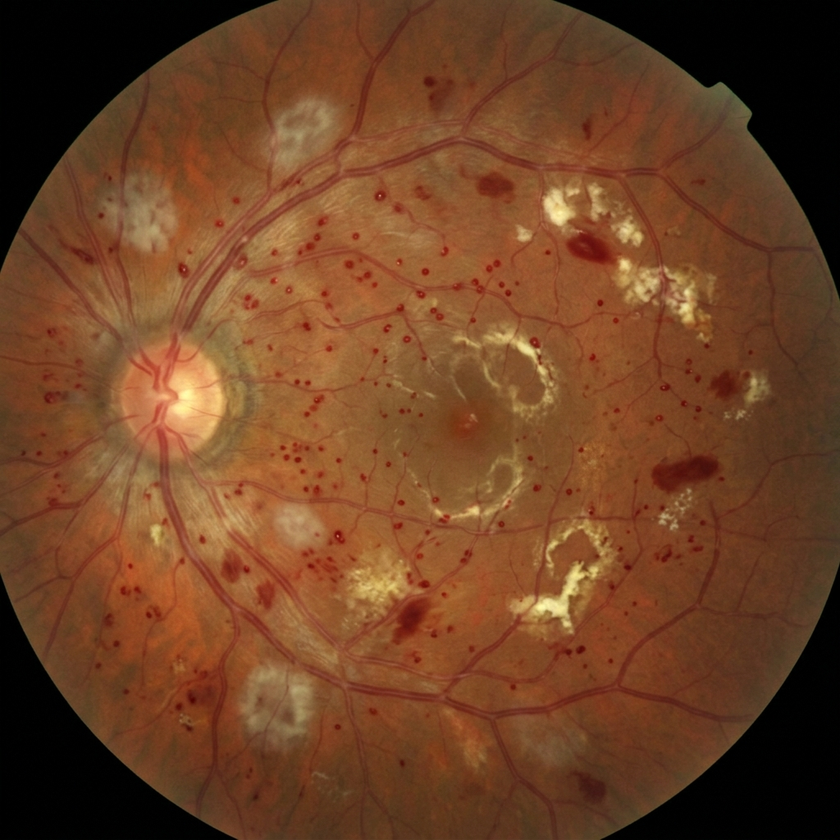
#> input picture Demo de TDP1/assets/images/fundus_diabetic_retinopathy.png, 840 x 840 px, shrunk from 1024 x 1024 before the run
$ python -i extract_fov_metrics.py   (imports and definitions only)
#> lines starting #> are read from the running program, lines starting #| are printed output that depends on the picture; after the words box and inside, x2 and y2 are one past the last pixel; in counts of white or black regions, pixels touching at a corner belong together
#> further down, picture is the input picture: shape (840, 840, 3); mean B, G, R 37.2, 65.8, 109.8
from argparse import ArgumentParser
from pathlib import Path
import csv

import cv2
import numpy as np


FOV_THRESHOLD = 10
MORPH_KERNEL_SIZE = 15


def detect_fov(image_bgr: np.ndarray) -> np.ndarray:
    gray = cv2.cvtColor(
        image_bgr,
        cv2.COLOR_BGR2GRAY
    )
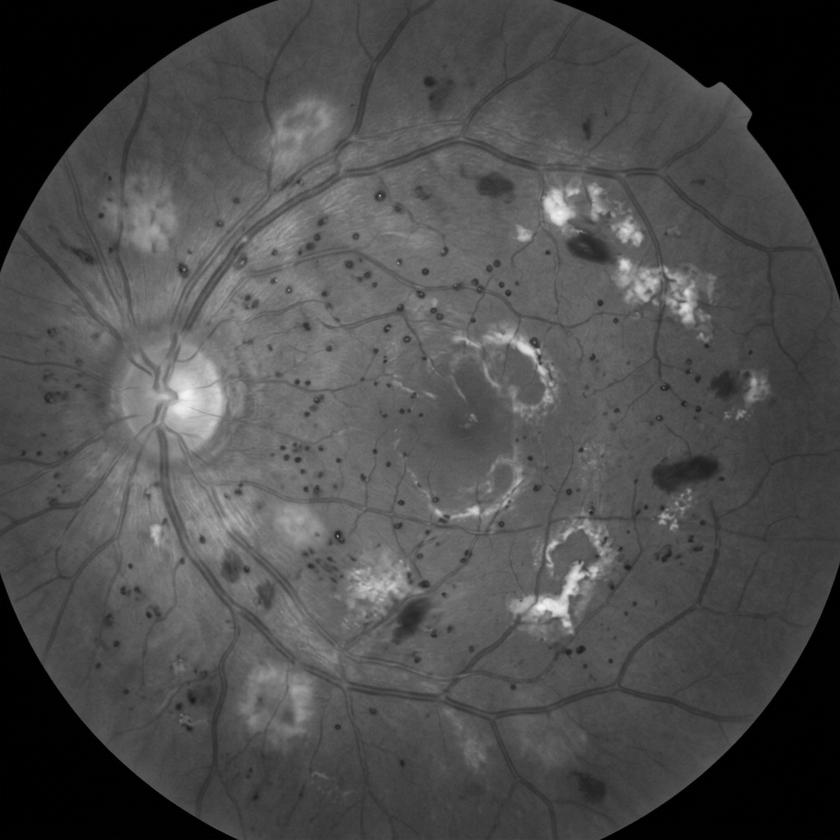
#> gray: shape (840, 840); min 0, max 244, mean 75.7

    binary = (
        gray > FOV_THRESHOLD
    ).astype(np.uint8) * 255
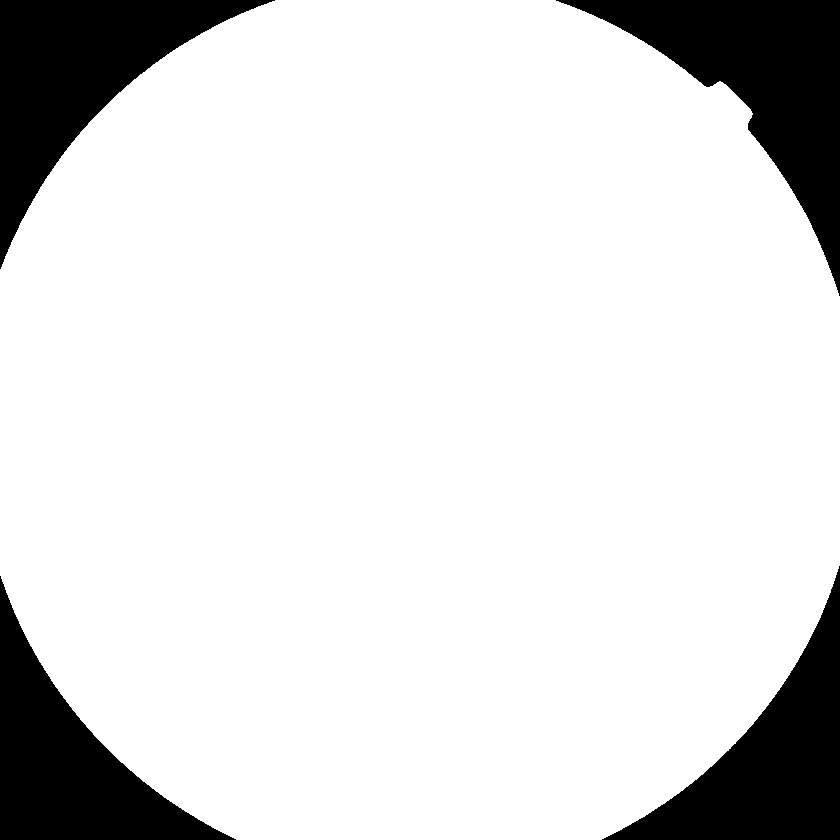
#> binary: shape (840, 840); 85.9% white; 4 black regions, box (x1, y1, x2, y2) and area: (556, 0, 840, 296) 27718, (0, 0, 275, 269) 25948, (602, 566, 840, 840) 23414, (0, 576, 236, 840) 22673

    kernel = cv2.getStructuringElement(
        cv2.MORPH_ELLIPSE,
        (MORPH_KERNEL_SIZE, MORPH_KERNEL_SIZE)
    )

    mask = cv2.morphologyEx(
        binary,
        cv2.MORPH_CLOSE,
        kernel
    )
#> mask: shape (840, 840); 85.9% white; 4 black regions, box (x1, y1, x2, y2) and area: (569, 0, 840, 281) 27622, (0, 0, 261, 257) 25861, (611, 582, 840, 840) 23327, (0, 590, 227, 840) 22597

    num_labels, labels, stats, _ = (
        cv2.connectedComponentsWithStats(
            mask,
            connectivity=8
        )
    )
#> labels: shape (840, 840) int32; values 0 (black) and 1 (white), 85.9% white; 4 black regions
#> num_labels = 2; stats = [[0, 0, 840, 840, 99407], [0, 0, 840, 840, 606193]]

    if num_labels <= 1:
        return mask

    areas = stats[
        1:,
        cv2.CC_STAT_AREA
    ]
#> areas = [606193]

    largest = 1 + np.argmax(areas)
#> largest = 1

    component = (
        labels == largest
    ).astype(np.uint8) * 255

    contours, _ = cv2.findContours(
        component,
        cv2.RETR_EXTERNAL,
        cv2.CHAIN_APPROX_SIMPLE
    )
#> contours = 1 contour; box (x1, y1, x2, y2) and area: (0, 0, 840, 840) 604905

    if not contours:
        return component

    contour = max(
        contours,
        key=cv2.contourArea
    )
#> contour = contour of 792 points, box (x1, y1, x2, y2) (0, 0, 840, 840), area 604905

    hull = cv2.convexHull(contour)
#> hull = contour of 67 points, box (x1, y1, x2, y2) (0, 0, 840, 840), area 607024

    final_mask = np.zeros_like(component)

    cv2.fillConvexPoly(
        final_mask,
        hull,
        255
    )
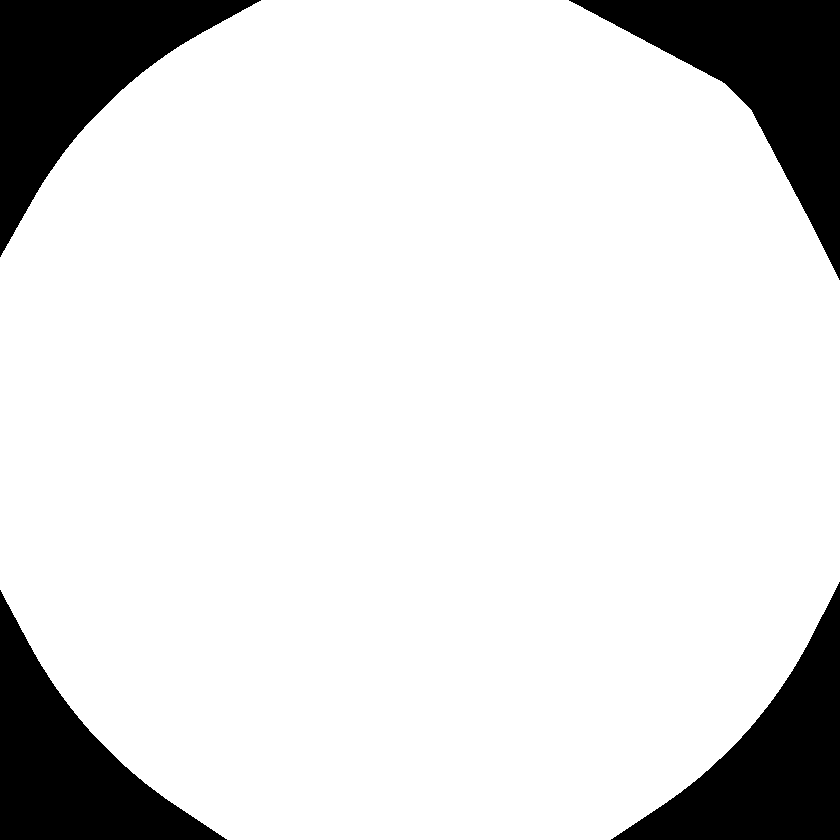
#> final_mask: shape (840, 840); 86.2% white; 4 black regions, box (x1, y1, x2, y2) and area: (569, 0, 840, 280) 26311, (0, 0, 261, 257) 25579, (611, 582, 840, 840) 23045, (0, 590, 227, 840) 22343

    return final_mask


# [271 lines left out: functions calculate_fov_metrics, main, not called in this run]


# [2 lines not run here, left out]

>>> import cv2
>>> picture = cv2.imread('../../../Demo de TDP1/assets/images/fundus_diabetic_retinopathy.png')
>>> result = detect_fov(picture)
